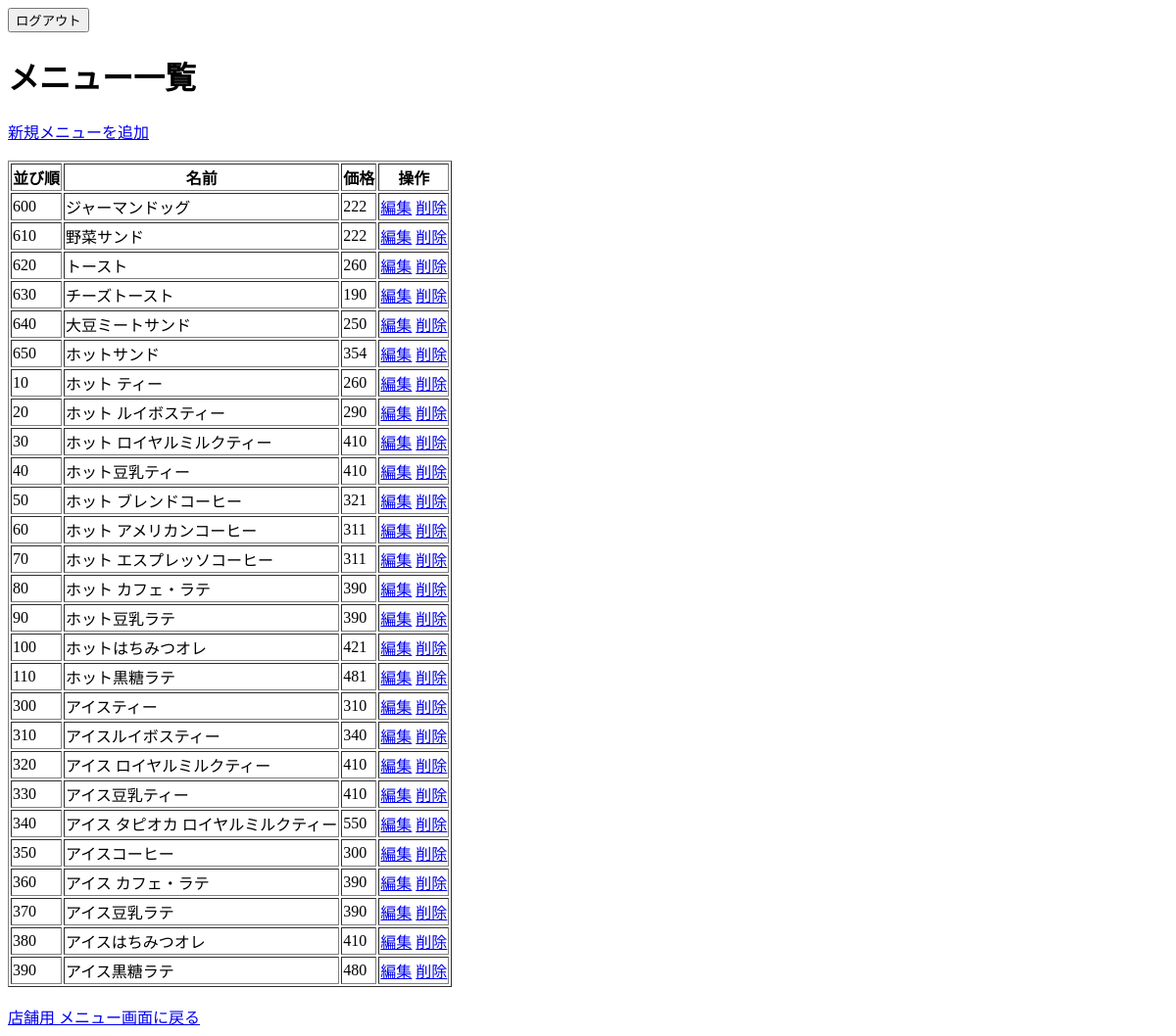
The app's page /menu/, older data.
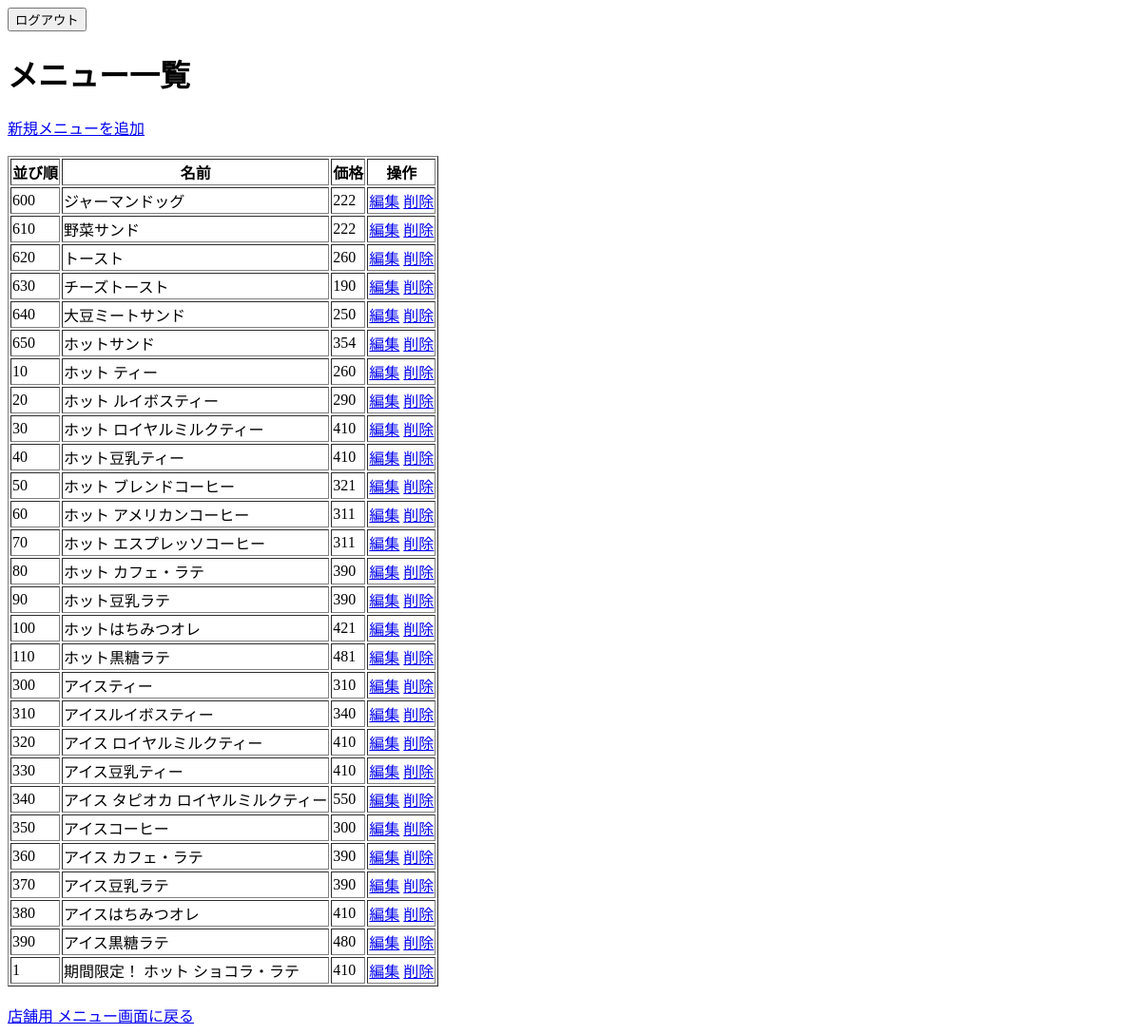
The same page, newer data.
### reservations/models.py (models this page shows, shortened)
class Items(models.Model):
    category = models.CharField(max_length=100, verbose_name="カテゴリ")
    name = models.CharField(max_length=200, verbose_name="品名")
    price = models.IntegerField(verbose_name="価格（税抜）")
    sort = models.IntegerField(verbose_name="ソート用")

### reservations/views.py (the view)
# urls.py: path('menu/', views.ItemListView.as_view(), name='menu'),  # メニュー一覧
class ItemListView(ListView):
    model = Items
    template_name = 'reservations/item_list.html'
    context_object_name = 'items'  # テンプレート内で使う変数名

### reservations/templates/reservations/item_list.html
{% extends 'base.html' %}
{% block content %}
    <h1>メニュー一覧</h1>
    <a href="{% url 'menu_create' %}">新規メニューを追加</a>
    <br><br>
    <table border="1">
        <thead>
            <tr>
                <th>並び順</th>
                <th>名前</th>
                <th>価格</th>
                <th>操作</th>
            </tr>
        </thead>
        <tbody>
            {% for item in items %}
                <tr>
                    <td>{{ item.sort }}</td>
                    <td>{{ item.name }}</td>
                    <td>{{ item.price }}</td>
                    <td>
                        <a href="{% url 'menu_edit' item.pk %}">編集</a>
                        <a href="{% url 'menu_delete' item.pk %}">削除</a>
                    </td>
                </tr>
            {% endfor %}
        </tbody>
    </table>
    <br>
    <a href="{% url 'menu_shop' %}">店舗用 メニュー画面に戻る</a>
{% endblock %}

Row changes from the older to the newer data that the page shows:
added Items: sort "1", name "期間限定！ ホット ショコラ・ラテ", price "410"
